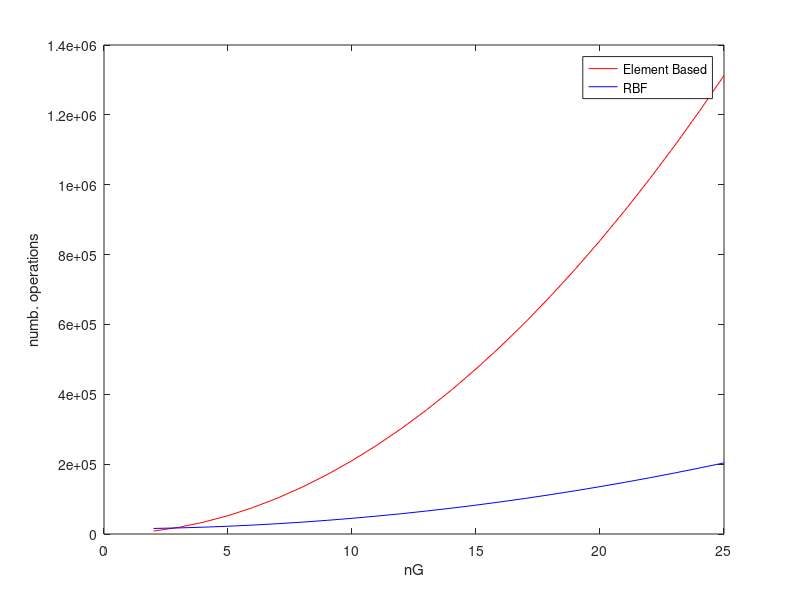

Source code (MATLAB):
% clear
% close all
% clc


% comparing the cost of EB algorithm and RBF

% consider mesh made of structured patches with one grid contained into the
% other

% assume hexa27 with curved interfaces

% assume 3 avg iteration per element based

ng = 2:25;

el_type = 'hexa27';

rh = 2;         % h_slave/h_master

% costQuad8 = 0;
% costQuad9 = 75;         % minimum flops required to assemble each system

% estimate relative number of operation according to mesh size ratio
if rh >= 1
  R_slave = 0.5*(rh^2+1);
else
  R_slave = (1/rh)^2;
end


c_hexa27 = 280;   % 27+2nN (dN) + 16+nN (N) + 9^3 + 9nN
c_hexa8 = 91;     % 12 (dN) + 16 (N) + 9^3 + 9nN
switch el_type
  case 'hexa'
    c_eb = c_hexa8;
    it_avg = 3;
  case 'hexa27'
    c_eb = c_hexa27;
    it_avg = 3;
end

cost_per_gp = R_slave*(it_avg*c_eb);
eb_cost = @(x) (x.^2)*cost_per_gp;


if rh >= 1
  R_master = rh^2;
  R_slave2 = 1/rh^2; % reduced cost of evaluation after support detection
else
  R_master = 1;
  R_slave2 = 1; % reduced cost of evaluation after support detection
end

nInt = 16;
nIntSupp = 16;

c_hexa8 = R_slave*4*(2*nInt-1);

c_hexa27 = R_slave*3*(2*nIntSupp-1) + R_slave2*9*(2*nInt-1);

switch el_type
  case 'hexa'
    N = 4;
    c_rbf = c_hexa8;
  case 'hexa27'
    c_rbf = c_hexa27;
    N = 9;
end


% assume initial support detection

rbf_cost = @(x) R_master*((1/3)*nInt^3 + N*nInt^2) + x.^2*c_rbf;



figure(1)
eb = eb_cost(ng);
plot(ng,eb,'r-')

hold on

rbf = rbf_cost(ng);
plot(ng,rbf,'b-')


xlabel('nG')
ylabel('numb. operations')

legend('Element Based','RBF')



